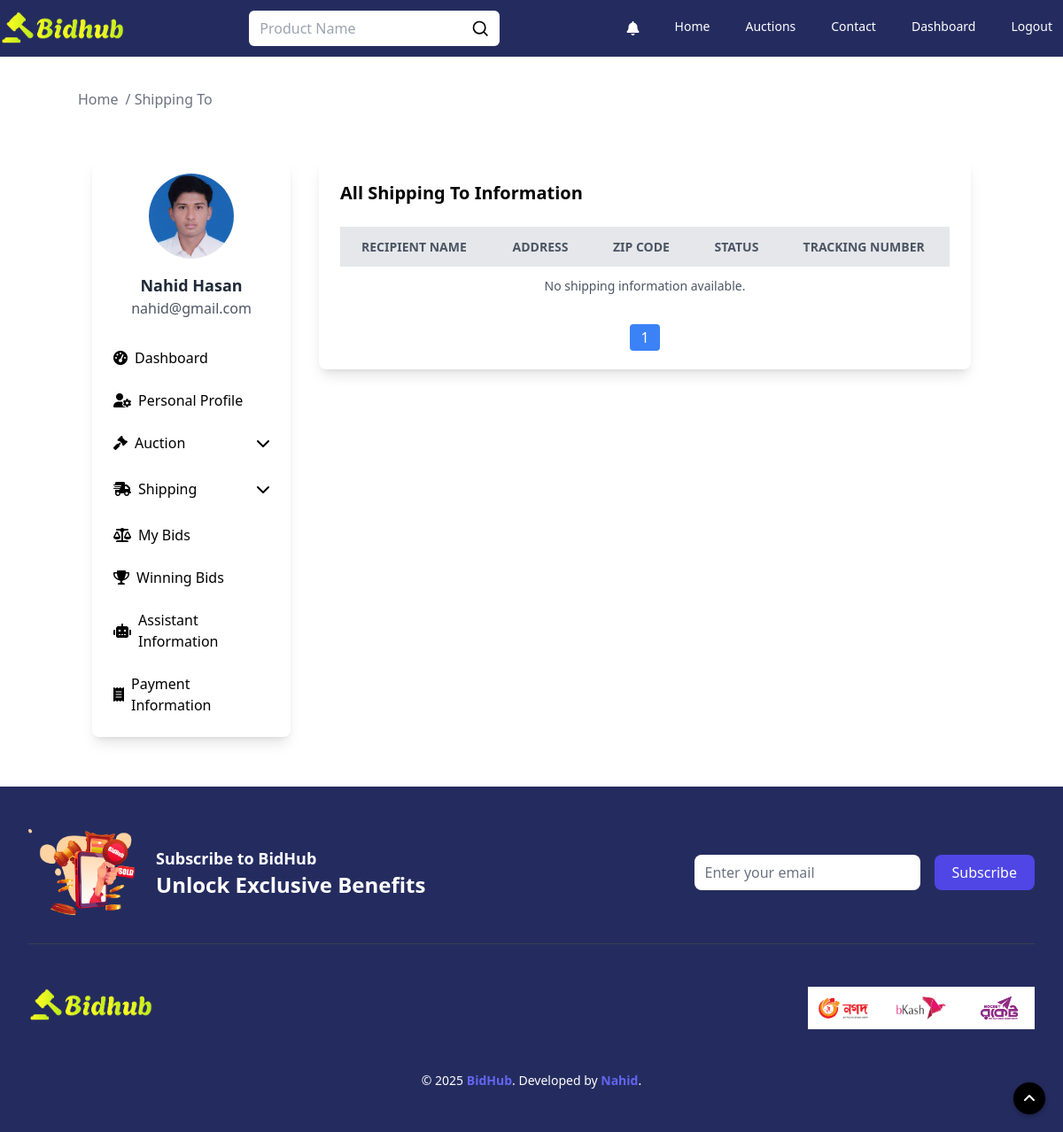
Page /shipping/to/ (signed in) on the earlier database version.
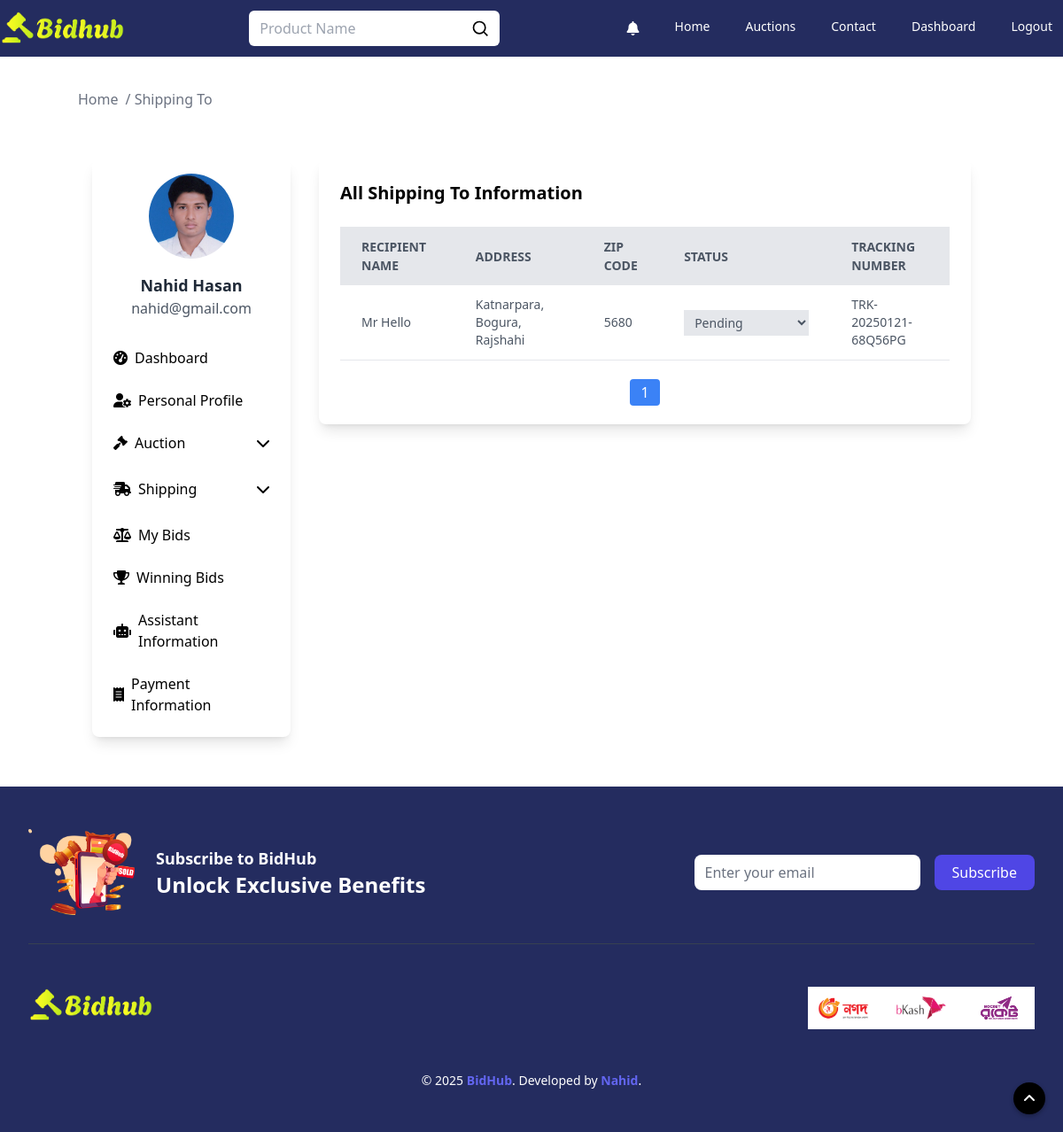
Same page on the later database version.
### auctions/models.py (models this page shows, shortened)
class ShippingAddress(models.Model):
    STATUS_CHOICES = [
        ('PENDING', 'Pending'),
        ('PACKED', 'Packed'),
        ('SHIPPED', 'Shipped'),
        ('IN_TRANSIT', 'In Transit'),
        ('OUT_FOR_DELIVERY', 'Out for Delivery'),
        ('DELIVERED', 'Delivered'),
    ]
    user = models.ForeignKey(User, on_delete=models.CASCADE, related_name='shipping_addresses')
    auction = models.ForeignKey(AuctionList, on_delete=models.SET_NULL, null=True, blank=True,
                                related_name='shipping_addresses')
    recipient_name = models.CharField(max_length=255)
    phone_number = models.CharField(max_length=20)
    province = models.CharField(max_length=100)
    city = models.CharField(max_length=100)
    zone = models.CharField(max_length=100, blank=True)
    street_address = models.TextField()
    zip_code = models.CharField(max_length=20)
    additional_instructions = models.TextField(blank=True, null=True)
    tracking_number = models.CharField(max_length=100, unique=True, blank=True, null=True)
    status = models.CharField(max_length=20, choices=STATUS_CHOICES, default='PENDING')
    estimated_delivery_date = models.DateField(blank=True, null=True)
    created_at = models.DateTimeField(auto_now_add=True)
    updated_at = models.DateTimeField(auto_now=True)

### auctions/views.py (the view)
# urls.py: path('shipping/to/', views.shipping_to, name='shipping_to'),
@login_required(login_url='login')
def shipping_to(request):
    user = request.user
    profile_picture_url = getattr(user.profile_picture, 'url', None)
    if profile_picture_url:
        profile_picture_url = request.build_absolute_uri(profile_picture_url)
    shipping_addresses = (
        ShippingAddress.objects
        .filter(auction__user=user)
        .order_by('-created_at')
    )
    paginator = Paginator(shipping_addresses, 5)
    page_number = request.GET.get("page")
    page_obj = paginator.get_page(page_number)
    return render(request, "shipping_to.html", {
        'email': user.email,
        'name': f"{user.first_name} {user.last_name}",
        'profile_picture': profile_picture_url,
        'shipping_addresses': page_obj,
        'total_to': paginator.count
    })

### auctions/templates/shipping_to.html (shortened to what the changed rows need)
{% extends "layout.html" %}
{% load static %}
{% block body %}
    <div class="max-w-[1280px] w-full m-auto">
        <section class="my-10">
            <div class="container mx-auto">
                <div class="flex flex-wrap justify-center">
                    <div class="w-full sm:w-2/3 lg:w-3/4 p-4">
                        <div class="bg-white shadow-lg rounded-lg p-6 mb-10">
                            <div class="w-full overflow-x-auto">
                                <table class="min-w-full bg-white">
                                    <thead>
                                    <tr class="w-full bg-gray-200 text-gray-600 uppercase text-sm leading-normal">
                                        <th class="py-3 px-6 text-left">Recipient Name</th>
                                        <th class="py-3 px-6 text-left">Address</th>
                                        <th class="py-3 px-6 text-left">ZIP Code</th>
                                        <th class="py-3 px-6 text-left">Status</th>
                                        <th class="py-3 px-6 text-left">Tracking Number</th>
                                    </tr>
                                    </thead>
                                    <tbody class="text-gray-600 text-sm font-light">
                                    {% for address in shipping_addresses %}
                                        <tr class="border-b border-gray-200 hover:bg-gray-100">
                                            <td class="py-3 px-6">{{ address.recipient_name }}</td>
                                            <td class="py-3 px-6">{{ address.street_address }}, {{ address.city }}, {{ address.province }}</td>
                                            <td class="py-3 px-6">{{ address.zip_code }}</td>
                                            <td class="py-3 px-6">
                                                <form class="status-form" method="POST"
                                                      action="{% url 'update_shipping_status' address.id %}">
                                                    <select name="status" class=" bg-gray-200 outline-none px-2 py-1"
                                                            onchange="this.form.submit()">
                                                        <option value="PENDING"
                                                                {% if address.status == 'PENDING' %}selected{% endif %}>
                                                            Pending
                                                        </option>
                                                    </select>
                                                </form>
                                            </td>
                                            <td class="py-3 px-6">{{ address.tracking_number }}</td>
                                        </tr>
                                        {% empty %}
                                        <tr>
                                            <td colspan="5" class="text-center py-3">No shipping information
                                                available.
                                            </td>
                                        </tr>
                                    {% endfor %}
                                    </tbody>
                                </table>
                            </div>
                            <div class="mt-6 flex justify-center">
                                <ul class="flex space-x-2">
                                    {% for num in shipping_addresses.paginator.page_range %}
                                        {% if num == 1 or num == shipping_addresses.paginator.num_pages %}
                                            <li>
                                                <a href="?page={{ num }}"
                                                   class="{% if num == shipping_addresses.number %} bg-blue-500 text-white {% else %} bg-gray-200 text-gray-700 {% endif %} px-3 py-1 rounded">
                                                    {{ num }}
                                                </a>
                                            </li>
                                        {% elif num == shipping_addresses.number|add:"-2" or num == shipping_addresses.number|add:"2" %}
                                            <li>
                                                <span class="px-3 py-1">...</span>
                                            </li>
                                        {% endif %}
                                    {% endfor %}
                                </ul>
                            </div>
                        </div>
                    </div>
                </div>
            </div>
        </section>
    </div>
{% endblock %}

Differences in the rows shown:
added ShippingAddress: recipient_name "Mr Hello", street_address "Katnarpara", city "Bogura", province "Rajshahi", zip_code "5680", status "Pending", tracking_number "TRK-20250121-68Q56PG"
Other differences:
text no longer shown: "No shipping information available."
